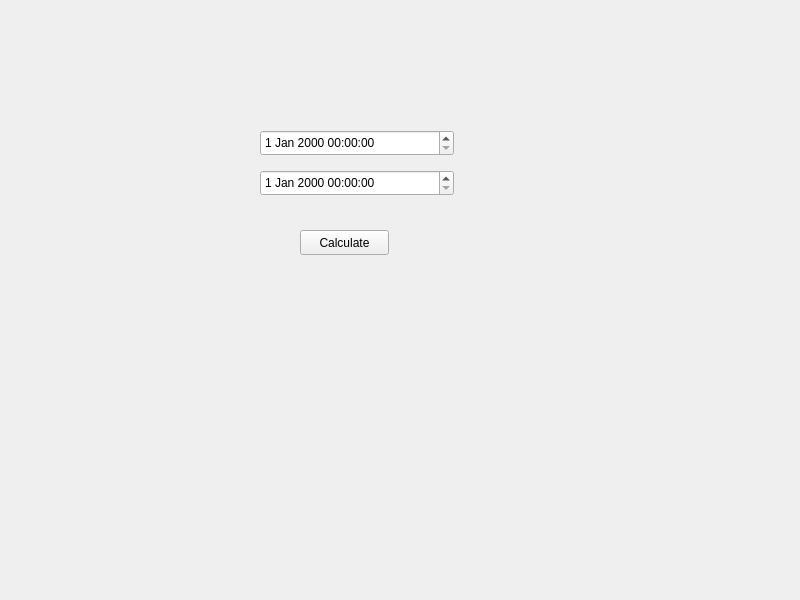
<?xml version="1.0" encoding="UTF-8"?>
<ui version="4.0">
 <class>Widget</class>
 <widget class="QWidget" name="Widget">
  <property name="geometry">
   <rect>
    <x>0</x>
    <y>0</y>
    <width>800</width>
    <height>600</height>
   </rect>
  </property>
  <property name="windowTitle">
   <string>Widget</string>
  </property>
  <widget class="QDateTimeEdit" name="dateTimeEdit">
   <property name="geometry">
    <rect>
     <x>260</x>
     <y>130</y>
     <width>194</width>
     <height>26</height>
    </rect>
   </property>
  </widget>
  <widget class="QDateTimeEdit" name="dateTimeEdit_2">
   <property name="geometry">
    <rect>
     <x>260</x>
     <y>170</y>
     <width>194</width>
     <height>26</height>
    </rect>
   </property>
  </widget>
  <widget class="QPushButton" name="pushButton">
   <property name="geometry">
    <rect>
     <x>300</x>
     <y>230</y>
     <width>89</width>
     <height>25</height>
    </rect>
   </property>
   <property name="text">
    <string>Calculate</string>
   </property>
  </widget>
  <widget class="QLabel" name="label">
   <property name="geometry">
    <rect>
     <x>300</x>
     <y>280</y>
     <width>291</width>
     <height>31</height>
    </rect>
   </property>
   <property name="text">
    <string/>
   </property>
  </widget>
 </widget>
 <resources/>
 <connections/>
</ui>
